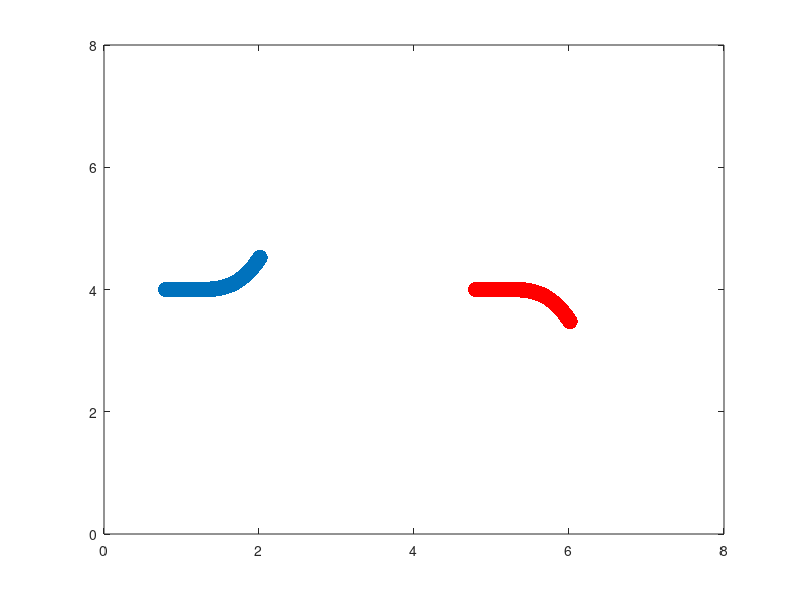

The MATLAB source for this figure:
%-------------------------------------------------------------------------------------------------------------------%
%
% IB2d is an Immersed Boundary Code (IB) for solving fully coupled non-linear 
% 	fluid-structure interaction models. This version of the code is based off of
%	Peskin's Immersed Boundary Method Paper in Acta Numerica, 2002.
%
% Author: Nicholas A. Battista
% Email:  nick.battista@unc.edu
% Date Created: May 27th, 2015
% Institution: UNC-CH
%
% This code is capable of creating Lagrangian Structures using:
% 	1. Springs
% 	2. Beams (*torsional springs)
% 	3. Target Points
%	4. Muscle-Model (combined Force-Length-Velocity model, "HIll+(Length-Tension)")
%
% One is able to update those Lagrangian Structure parameters, e.g., spring constants, resting %%	lengths, etc
% 
% There are a number of built in Examples, mostly used for teaching purposes. 
% 
% If you would like us to add a specific muscle model, please let Nick (nick.battista@unc.edu) know.
%
%--------------------------------------------------------------------------------------------------------------------%


%%%%%%%%%%%%%%%%%%%%%%%%%%%%%%%%%%%%%%%%%%%%%%%%%%%%%%%%%%%%%%%%%%%%%%%%%%%%%%%%
%
% FUNCTION: creates the JELLYFISH-EXAMPLE geometry and prints associated input files
%
%%%%%%%%%%%%%%%%%%%%%%%%%%%%%%%%%%%%%%%%%%%%%%%%%%%%%%%%%%%%%%%%%%%%%%%%%%%%%%%%

function Swimmer_Geometry()


% FLUID GRID PARAMETERS %
L = 8;                              % Length of computational domain (m)
N = 128;                            % # of Cartesian grid meshwidths
dx = L/N;                           % Cartesian mesh width (m)


% Construct Geometry
[xLag,yLag,yLag2,ds] = give_Me_Immsersed_Boundary_Geometry(N,L);

% NAMING CONVENTION FOR SIMULATION 
struct_name = 'swimmer';      % structure name

%
% PRINT INPUT FILES (.vertex, .spring, .beam, etc) %
%

% print vertices
print_Lagrangian_Vertices(xLag,yLag,struct_name);

% print vertex stages for update_curvature
print_Lagrangian_Vertices_Phases(xLag,yLag,yLag2,struct_name);

% print springs
k_Spring = 7.5*1.2750000000000000e+8;        % spring constant (Newton)
print_Lagrangian_Springs(xLag,k_Spring,ds,struct_name);

% print beams
k_Beam = 2.0363359375000002e+10;   % beam stiffness constant (Newton m^2)
print_Lagrangian_nonInv_Beams(xLag,yLag,k_Beam,struct_name);




%%%%%%%%%%%%%%%%%%%%%%%%%%%%%%%%%%%%%%%%%%%%%%%%%%%%%%%%%%%%%%%%%%%%%%%%
%
% FUNCTION: prints VERTEX points to a file called rubberband.vertex
%
%%%%%%%%%%%%%%%%%%%%%%%%%%%%%%%%%%%%%%%%%%%%%%%%%%%%%%%%%%%%%%%%%%%%%%%%

function print_Lagrangian_Vertices(xLag,yLag,struct_name)

    N = length(xLag);

    vertex_fid = fopen([struct_name '.vertex'], 'w');

    fprintf(vertex_fid, '%d\n', N );

    %Loops over all Lagrangian Pts.
    for s = 1:N
        X_v = xLag(s);
        Y_v = yLag(s);
        fprintf(vertex_fid, '%1.16e %1.16e\n', X_v, Y_v);
    end

    fclose(vertex_fid); 

%%%%%%%%%%%%%%%%%%%%%%%%%%%%%%%%%%%%%%%%%%%%%%%%%%%%%%%%%%%%%%%%%%%%%%%%
%
% FUNCTION: prints VERTEX points to a file called rubberband.vertex
%
%%%%%%%%%%%%%%%%%%%%%%%%%%%%%%%%%%%%%%%%%%%%%%%%%%%%%%%%%%%%%%%%%%%%%%%%

function print_Lagrangian_Vertices_Phases(xLag,yLag,yLag2,struct_name)

    N = length(yLag);

    vertex_fid = fopen([struct_name '.phases'], 'w');

    %Loops over all Lagrangian Pts.
    for s = 1:N
        X_v1 = xLag(s);
        Y_v1 = yLag(s);
        Y_v2 = yLag2(s);
        fprintf(vertex_fid, '%1.16e %1.16e %1.16e\n',X_v1,Y_v1, Y_v2);
        %fprintf(vertex_fid,'%1.16e %1.16e\n',Y_v1, Y_v2);
    end

    fclose(vertex_fid);     
    
    
%%%%%%%%%%%%%%%%%%%%%%%%%%%%%%%%%%%%%%%%%%%%%%%%%%%%%%%%%%%%%%%%%%%%%%%%
%
% FUNCTION: prints SPRING points to a file called rubberband.spring
%
%%%%%%%%%%%%%%%%%%%%%%%%%%%%%%%%%%%%%%%%%%%%%%%%%%%%%%%%%%%%%%%%%%%%%%%%

function print_Lagrangian_Springs(xLag,k_Spring,ds_Rest,struct_name)

    N = length(xLag);

    spring_fid = fopen([struct_name '.spring'], 'w');

    fprintf(spring_fid, '%d\n', N-1 );

    %spring_force = kappa_spring*ds/(ds^2);

    % SPRINGS BETWEEN VERTICES ON RHS
    for s = 1:N-1
        fprintf(spring_fid, '%d %d %1.16e %1.16e\n', s-1, s, k_Spring, ds_Rest);  
    end
    
    
 
%%%%%%%%%%%%%%%%%%%%%%%%%%%%%%%%%%%%%%%%%%%%%%%%%%%%%%%%%%%%%%%%%%%%%%%%%%%%%%%%%%%%%
%
% FUNCTION: prints BEAM (NON-INVARIANT) points to a file called rubberband.nonInv_beam
%
%%%%%%%%%%%%%%%%%%%%%%%%%%%%%%%%%%%%%%%%%%%%%%%%%%%%%%%%%%%%%%%%%%%%%%%%%%%%%%%%%%%%%

function print_Lagrangian_nonInv_Beams(xLag,yLag,k_Beam,struct_name)

    % k_Beam: beam stiffness
    % Cx/Cy:  beam curvatures in x/y respestively
    
    N = length(xLag); % NOTE: Total number of beams = Number of Total Lag Pts. - 2

    beam_fid = fopen([struct_name '.nonInv_beam'], 'w');

    fprintf(beam_fid, '%d\n', N-2 );

    % beam_force = kappa_beam*ds/(ds^4)
    
    %BEAMS BETWEEN VERTICES ON RHS
    for s = 1:N-2

        Cx = xLag(s) - 2*xLag(s+1) + xLag(s+2);
        Cy = yLag(s) - 2*yLag(s+1) + yLag(s+2);
        fprintf(beam_fid, '%d %d %d %1.16e %1.16e %1.16e\n', s-1,s,s+1, k_Beam, Cx, Cy);  
 
    end
    

    

%%%%%%%%%%%%%%%%%%%%%%%%%%%%%%%%%%%%%%%%%%%%%%%%%%%%%%%%%%%%%%%%%%%%%%%%
%
% FUNCTION: creates the Lagrangian structure geometry
%
%%%%%%%%%%%%%%%%%%%%%%%%%%%%%%%%%%%%%%%%%%%%%%%%%%%%%%%%%%%%%%%%%%%%%%%%

function [xLag,yLag,yLag2,ds] = give_Me_Immsersed_Boundary_Geometry(N,L)

ds = L/(2*N);

% Straight Portion %
xStraight = 0:ds:L/20;
yStraight = zeros(1,length(xStraight));
Nstraight = length(xStraight)-2;


% Curved Portion %

tol = 1e-5;    % error tolerance
n = 1;         % counting for array
xC(n) = 0;     % first x-value at (0,-b)
yC(n) = 0;     % first y-value at (0,-b)
tprev = xC(1); % initial x-value
pow = 3;       % power to create curve

while tprev <= L/10;

    n = n+1;
    tnext = tprev + ds/2; %Guess for next angle value
    tfar = 3*tnext;

    %initiating guess for bisection-algorithm
    xn = tnext;
    yn = tnext^pow;
    errSign = ( ds - sqrt( (xn-xC(n-1))^2 + (yn-yC(n-1))^2 ) );
    err = abs(errSign);

    %Bisection algorithm to make points equally spaced
    while ( err > tol )

        if errSign < 0
            tfar = tnext;
            tnext = (tnext+tprev)/2;
        elseif errSign > 0
            tprev = tnext;
            tnext = (tnext+tfar)/2;
        end

        xn = tnext;
        yn = tnext^pow;
        errSign = ( ds - sqrt( (xn-xC(n-1))^2 + (yn-yC(n-1))^2 ) );
        err = abs(errSign);
    end

    xC(n) = xn;    %Store X-value
    yC(n) = yn;    %Store Y-value
    tprev = tnext; %Update X-value

end

% Save Curved Values % 
xCurve = xC + xStraight(end) + ds;
yCurve = yC;

length(yCurve)

yCurve2 = -yC;

xLag = [xStraight xCurve]; xLag = xLag + 0.1*L; %0.7L
yLag = [yStraight yCurve]; yLag = yLag + 0.5*L;

yLag2 = [yStraight yCurve2]; yLag2 = yLag2 + 0.5*L;

ms = 34;
plot(xLag,yLag,'.','MarkerSize',ms); hold on; 
plot(xLag+L/2,yLag2,'r.','MarkerSize',ms); hold on; 
axis([0 L 0 L]); 

